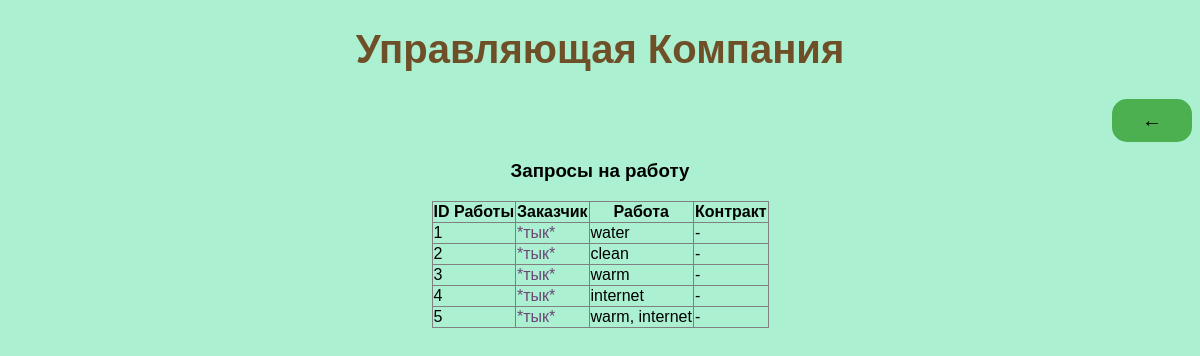
Page /issues on the committed database.
### models.py (models this page shows)
class Issues(BaseModel):
    id = pw.IntegerField(primary_key=True, unique=True)
    customer = pw.ForeignKeyField(Customer, on_delete='CASCADE', null=False, backref='issues')
    job = pw.CharField(max_length=255, null=False)
    contract = pw.CharField(max_length=255, default='-')

### routers.py (the view)
@app.route('/issues', methods=['GET'])
def get_issues():
    data = services.get_issues()
    return render_template('issues.html', json_data=data.get_json())

### serializers.py (called while the page is built)
def serialize_issues(model):
    return {
        'id': model.id,
        'customer': {
            'id': model.customer.id,
            'contact': {
                'id': model.customer.contact.id,
                'fcs': model.customer.contact.fcs,
                'phone': model.customer.contact.phone,
                'address': model.customer.contact.address,
            },
            'completed_payments': model.customer.completed_payments,
            'water_debt': model.customer.water_debt,
            'internet_debt': model.customer.internet_debt,
            'warm_debt': model.customer.water_debt
        },
        'job': model.job,
        'contract': model.contract
    }

### services.py (called while the page is built)
def where_filters(query, model: models.BaseModel, **filters):
    _filters = [
        getattr(model, key) == value
        for key, value in filters.items() if value is not None
    ]
    if _filters:
        return query.where(*_filters)
    return query

def execute_get_all(model, serializer, **filters):
    query = model.select()
    query = where_filters(query, model, **filters)
    return jsonify([serializer(model) for model in query])

def get_issues(**filters):
    return execute_get_all(models.Issues, serialize_issues, **filters)

### templates/issues.html
{% extends "children_page_table_of_db.html" %}
{% block head_title %}
Запросы на работу
{% endblock %}
{% block body_continue %}
<table id="data"
       class="table table-striped"
       border="1"
       style="border-collapse: collapse"
       align="center">
    <thead>
    <tr>
        <th>ID Работы</th>
        <th>Заказчик</th>
        <th>Работа</th>
        <th>Контракт</th>
    </tr>
    </thead>
    <tbody>
    {% for i in json_data %}
    <tr>
        <td>{{i.id}}</td>
        <td><a href="http://127.0.0.1:5000/customers/{{i.customer.id}}">
            *тык*
        </a></td>
        <td>{{i.job}}</td>
        <td>{{i.contract}}</td>
    </tr>
    {% endfor %}
    </tbody>
</table>
{% endblock %}

### templates/base.html (style rules this page uses)
body { font-family: Arial, sans-serif; background-color: #aaf0d1; }
a { color: #6c4675; text-decoration: none; }

### rows in the picture
Issues: id "1", job "water", contract "-"
Issues: id "2", job "clean", contract "-"
Issues: id "3", job "warm", contract "-"
Issues: id "4", job "internet", contract "-"
Issues: id "5", job "warm, internet", contract "-"
